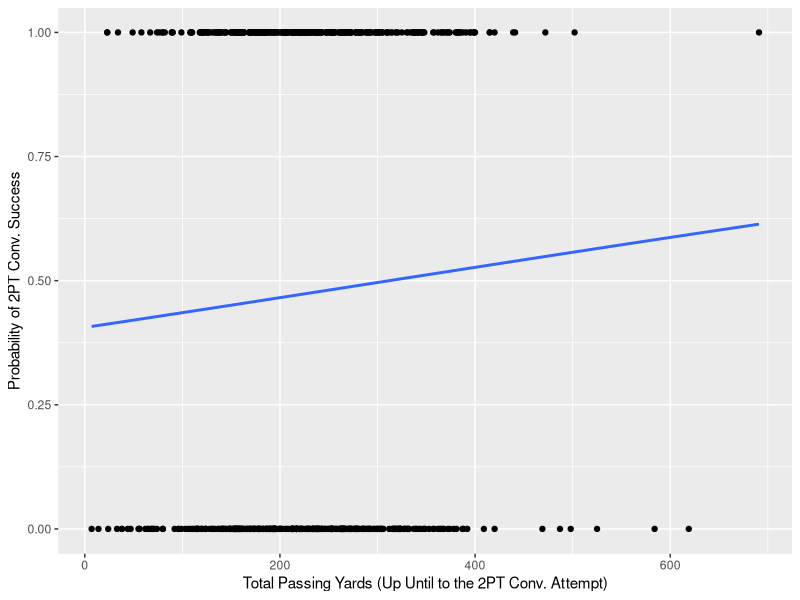
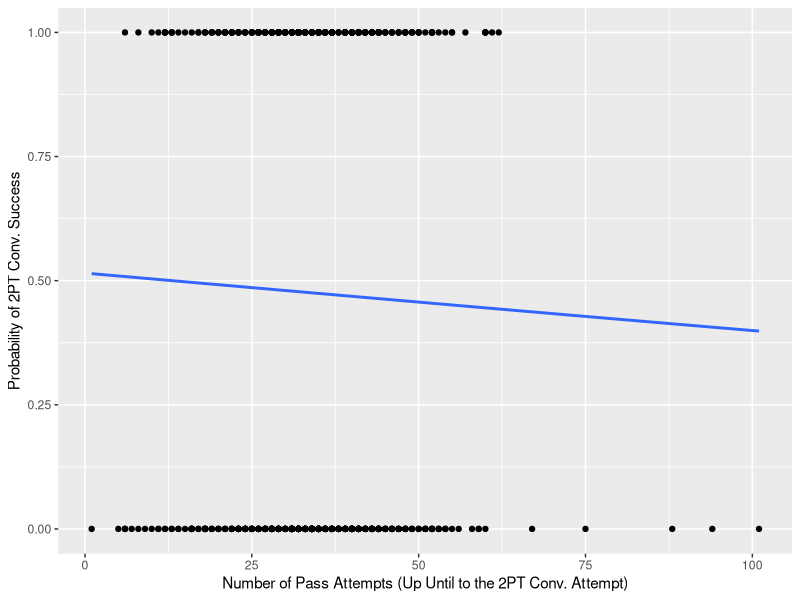
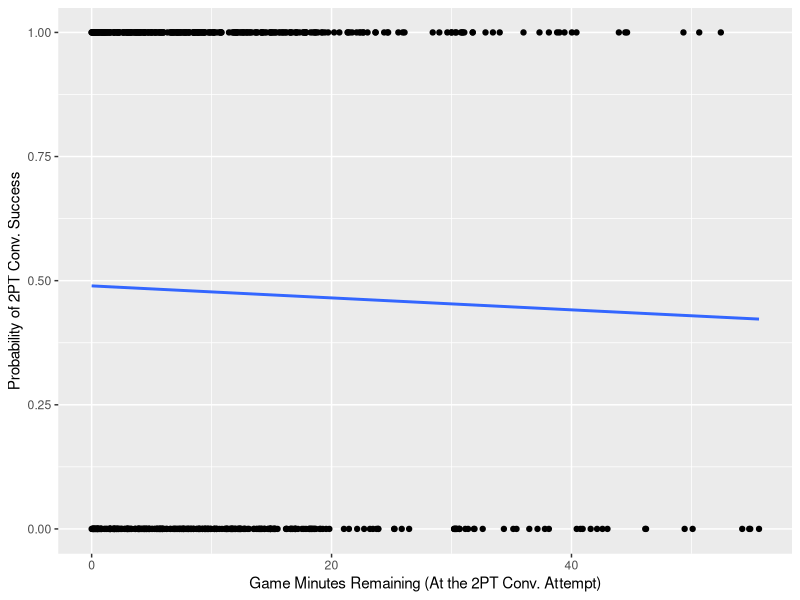

R code for these plots, in order:
## ---- chunk 1
library(tidyverse)
library(lubridate)
library(MASS)
two_points <- read_csv("two_point_attempts.csv") %>% 
  mutate(play_type = as.factor(play_type),
         weather_detail = as.factor(weather_detail)) %>% 
  drop_na(third_down_conv_percentage)
view(two_points)
## ---- chunk 2
glm_twopt <- glm(two_point_conv_result ~ prop_runs_greater_than_2_yards + prop_passes_greater_than_2_yards + total_pass_yards + total_run_yards + num_runs + num_passes + avg_yds_per_play + completion_percentage + play_type + score_differential + avg_yards_per_run + avg_yards_per_pass + score_differential + game_seconds_remaining + third_down_conv_percentage, family = binomial(link= "logit"), data = two_points, na.action = na.exclude)
## ---- chunk 3
aic_glm <- stepAIC(glm_twopt)
## ---- chunk 4
summary(aic_glm)
## ---- chunk 5
quantile(two_points$prop_runs_greater_than_2_yards, na.rm = T)
## ---- chunk 6
ggplot(two_points, aes(x = total_pass_yards, y = two_point_conv_result)) + 
  geom_point() + 
  stat_smooth(method = "glm", method.args = list(family="binomial"), se = FALSE) +
  labs(x = "Total Passing Yards (Up Until to the 2PT Conv. Attempt)", y = "Probability of 2PT Conv. Success")
## ---- chunk 7
ggplot(two_points, aes(x = num_passes, y = two_point_conv_result)) + 
  geom_point() + 
  stat_smooth(method = "glm", method.args = list(family="binomial"), se = FALSE) +
  labs(x = "Number of Pass Attempts (Up Until to the 2PT Conv. Attempt)", y = "Probability of 2PT Conv. Success")
## ---- chunk 8
ggplot(two_points, aes(x = game_seconds_remaining/60, y = two_point_conv_result)) + 
  geom_point() + 
  stat_smooth(method = "glm", method.args = list(family="binomial"), se = FALSE) +
  labs(x = "Game Minutes Remaining (At the 2PT Conv. Attempt)", y = "Probability of 2PT Conv. Success")
